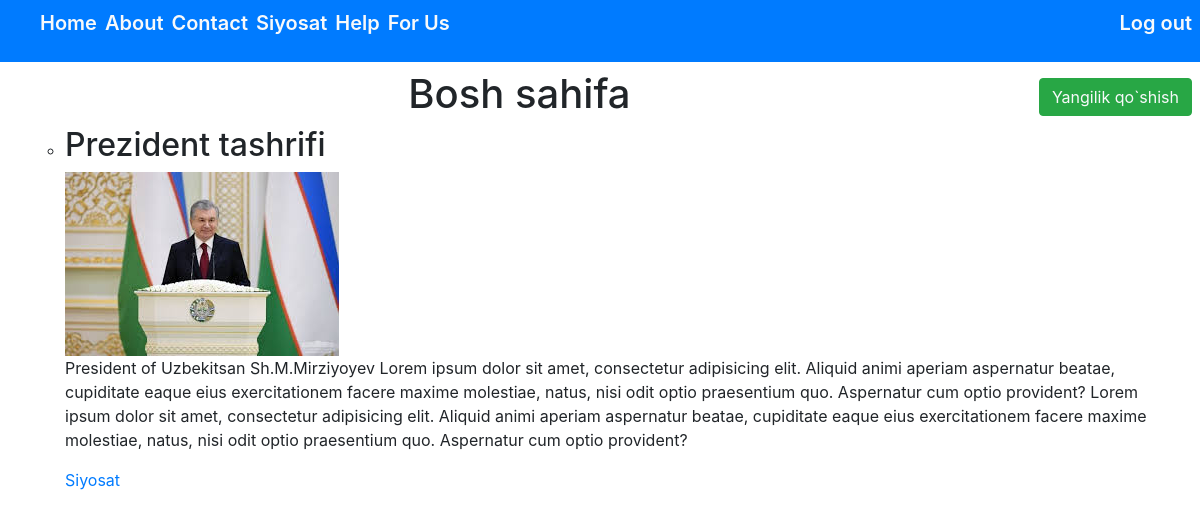
/4, run on the app's committed database.
### app1/models.py (models this page shows, shortened)
class News(models.Model):
    title = models.CharField(max_length=200)
    text = models.TextField()
    image = models.ImageField(null=True)
    tag = models.CharField(max_length=50)
    date = models.DateTimeField(auto_now_add=True)
    @property
    def imageURL(self):
        try:
            return self.image.url
        except:
            return ''

### app1/views.py (the view)
# urls.py: path('<int:id>',new_by_id,name='new_by_id'),
def new_by_id(request, id):
    new = News.objects.get(id = id)
    context = {
        'new':new
    }
    return render(request,'new_by_id.html',context)

### templates/new_by_id.html
{% extends 'base.html' %}
{% block content %}
<center><h1>Bosh sahifa</h1></center>
<ul type="circle">
    <div class="container">
        <li>
            <div class="panel">
              <h2>{{ new.title }}</h2>
                <img class="pic" src="{{new.imageURL}}">
                <p>{{ new.text }}</p>
                <a href="#">{{ new.tag }}</a>
            </div>
        </li>
    </div>
</ul>
{% endblock content %}

### templates/base.html (shortened to what this page needs)
<!DOCTYPE html>
<html lang="en">
{% load static %}
<head>
    <link rel="stylesheet" href="{% static '/css/style.css' %}">
    <link rel="stylesheet" href="https://cdn.jsdelivr.net/npm/bootstrap@4.6.0/dist/css/bootstrap.min.css">
</head>
<body>
<nav class="menu d-flex justify-content-between bg-primary py-2 mb-2" >
    <ul class="d-flex justify-content-beetwen " >
        <li class="list-unstyled  pr-2"><a class="text-light text-decoration-none" class="fist" href="{% url 'index' %}">Home</a></li>
        <li class="list-unstyled  pr-2"><a class="text-light text-decoration-none" href="#">About</a></li>
        <li class="list-unstyled  pr-2"><a class="text-light text-decoration-none" href="#">Contact</a></li>
        <li class="list-unstyled  pr-2"><a class="text-light text-decoration-none" href="siyosat">Siyosat</a></li>
        <li class="list-unstyled  pr-2"><a class="text-light text-decoration-none" href="#">Help</a></li>
        <li class="list-unstyled  pr-2"><a class="text-light text-decoration-none" href="#">For Us</a></li>
    </ul>
    <ul class="d-flex justify-content-beetwen ">
    {% if request.user != 'AnonymousUser' %}
        <li class="list-unstyled  pr-2"><a class="text-light text-decoration-none" href="#">{{request.user.username}}</a></li>
        <li class="list-unstyled  pr-2"><a class="text-light text-decoration-none" class="finish" href="{% url 'logout' %}">Log out</a></li>
    {% else %}
        <li class="list-unstyled  pr-2"><a class="text-light text-decoration-none" class="finish" href="{% url 'registration' %}">Sign up</a></li>
        <li class="list-unstyled  pr-2"><a class="text-light text-decoration-none" class="finish" href="{% url 'login' %}">Log In</a></li>
    {% endif %}
    </ul>
</nav>
        <li class="list-unstyled float-right pr-2 mt-2"><a class="text-light btn btn-success text-decoration-none" href="{% url 'add_news' %}">Yangilik qo`shish</a></li>
{% block content %}
{% endblock content %}
</body>
</html>

### static/css/style.css (style rules this page uses)
.panel { border-radius: 10px; transition: .3s; }
.menu ul li a { font-weight: 600; font-size: 20px; }
.menu { display: block; }

### data on the page
News: title "Prezident tashrifi", imageURL (picture), text "President of Uzbekitsan Sh.M.Mirziyoyev Lorem ipsum dolor sit amet, consectetur adipisicing elit. Aliquid animi aperiam aspernatur beatae, cupiditate eaque eius exercitationem facere maxime molestiae, natus, nisi odit optio praesentium quo. Aspernatur cum optio provident? Lorem ipsum dolor sit amet, consectetur adipisicing elit. Aliquid animi aperiam aspernatur beatae, cupiditate eaque eius exercitationem facere maxime molestiae, natus, nisi odit optio praesentium quo. Aspernatur cum optio provident?", tag "Siyosat"
